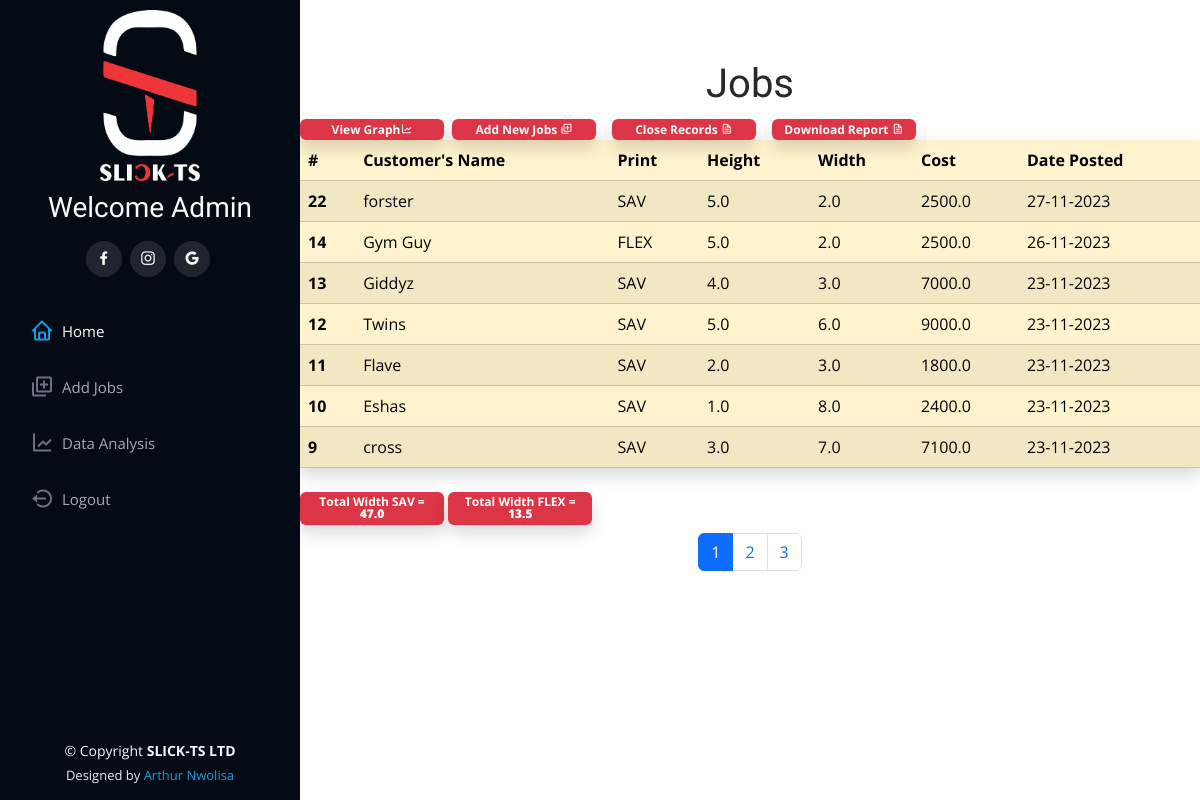
Before: /view_jobs/ (signed in) with the older database file.
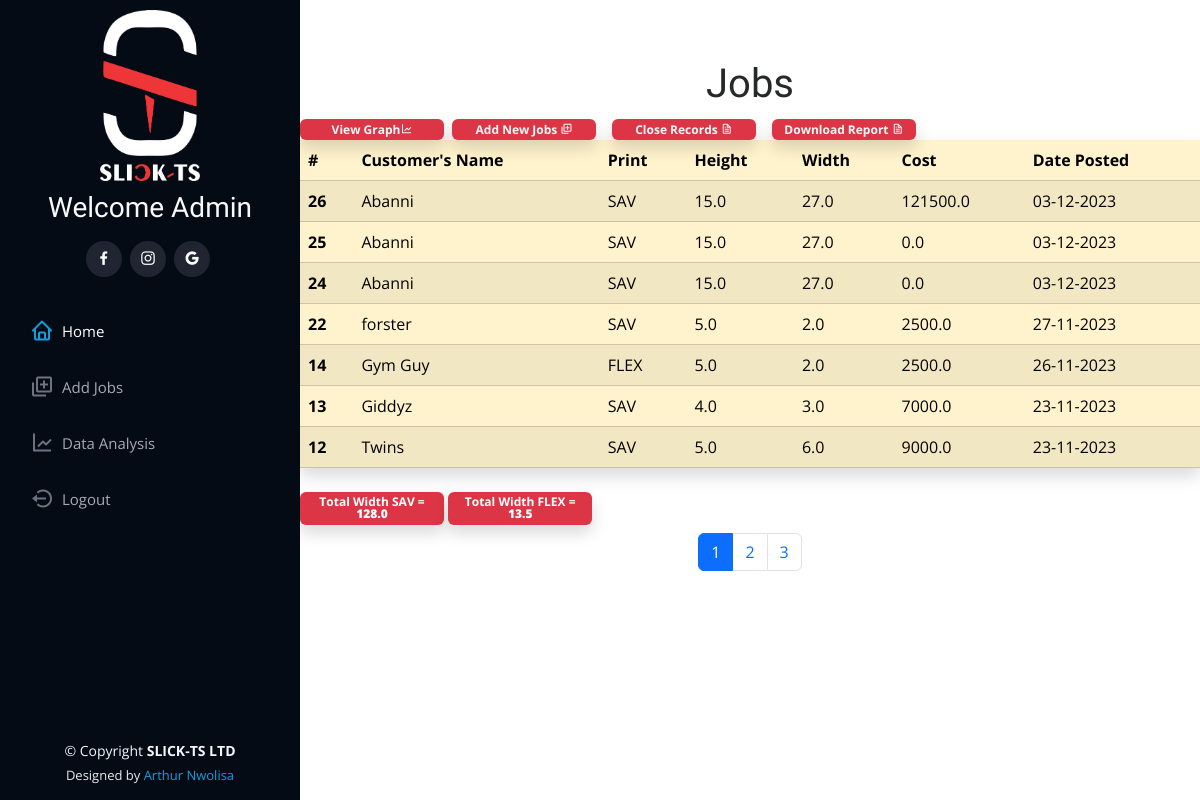
After: the same page with the newer database file.
### jobs/models.py (models this page shows, shortened)
class Jobs(models.Model):
    customer_name = models.CharField(max_length=50)
    print = models.ForeignKey(Prints, on_delete=models.CASCADE, related_name='prints')
    height = models.FloatField()
    width = models.FloatField()
    unit_price = models.FloatField(default=0, null=True, blank=True)
    cost = models.FloatField(null=True, blank=True)
    total_height = models.FloatField(null=True, blank=True)
    total_cost = models.FloatField(null=True, blank=True)
    date = models.DateTimeField(auto_now_add=True)

class Prints(models.Model):
    name = models.CharField(max_length=50)
    def __str__(self):
        return self.name

### jobs/views.py (the view)
# urls.py: path('view_jobs/', views.view_jobs, name='view_jobs'),
def view_jobs(request):
    month = 9
    print1 = Jobs.objects.all().order_by('-date')
    prnts = Jobs.objects.filter(date__lte=datetime.datetime.today(), date__gt=datetime.datetime.today()-datetime.timedelta(days=4)).values('date').annotate(count=Count('id'))
    trun = Jobs.objects.annotate(month=TruncMonth('date')).values('month',).annotate(c=Sum('width')).values('month', 'c', ).filter(print__name='SAV')
    flex = Jobs.objects.annotate(month=TruncMonth('date')).values('month',).annotate(f=Sum('width')).values('month', 'f').filter(print__name='FLEX')
    trt = Jobs.objects.filter(print__name='SAV').aggregate(cal=Sum('width'))
    sum_flex = Jobs.objects.filter(print__name='FLEX').aggregate(flex=Sum('width'))
    page = request.GET.get('page')
    num_of_items = 7
    paginator = Paginator(print1, num_of_items)
    try:
        print1 = paginator.page(page)
    except PageNotAnInteger:
        page = 1
        print1 = paginator.page(page)
    except EmptyPage:
        page = paginator.num_pages
        print1 = paginator.page(page)
    total_height = trt['cal']
    total_width_flex = sum_flex['flex']
    context = {
        'print1': print1,
        'trun': trun,
        'flex': flex,
        'paginator': paginator,
        'total_width_flex': total_width_flex,
        'total_height': total_height,
    }
    return render(request, 'jobs/view_jobs.html', context)

### jobs/templates/jobs/view_jobs.html (shortened to what this page needs)
{%extends 'jobs/base.html'%}
{%load crispy_forms_tags%}
{%block content%}
{%if request.user.is_authenticated%}
  <header id="header">
    <div class="d-flex flex-column">
      <div class="profile">
        <img src="/static/assets/img/SLICK-TS LOGO FOR PYTHON.png" alt="" class="img-fluid">
        <h3 class="text-center text-light">Welcome {{request.user.username|capfirst}}</h3>
        <div class="social-links mt-3 text-center">
           <a href="https://facebook.com/slickts" class="facebook"><i class="bx bxl-facebook"></i></a>
          <a href="https://instagram.com/slicktshirts" class="instagram"><i class="bx bxl-instagram"></i></a>
          <a href="https://maps.app.goo.gl/JXEzx77qv7nGNHN18" class="google-plus"><i class="bx bxl-google"></i></a>
        </div>
      </div>
      <nav id="navbar" class="nav-menu navbar">
        <ul>
          <li><a href="{%url 'index'%}" class="nav-link active"><i class="bx bx-home"></i> <span>Home</span></a></li>
         <li><a href="{%url 'work'%}" class="nav-link"><i class="bx bx-add-to-queue"></i> <span>Add Jobs</span></a></li>
         <li><a href="{%url 'graph'%}" class="nav-link"><i class="bx bx-line-chart"></i> <span>Data Analysis</span></a></li>
         <li><a href="{%url 'logout'%}" class="nav-link"><i class="bx bx-log-out-circle"></i> <span>Logout</span></a></li>
        </ul>
      </nav>
    </div>
  </header>
<div class="row">
    <section class="d-flex flex-column justify-content-center align-items-center">
      <div class="col-md-9 offset-md-3">
      <h1 class="text-center">Jobs</h1>
          <table class="table table-warning table-striped shadow">
  <thead>
    <tr>
      <th scope="col">#</th>
      <th scope="col">Customer's Name</th>
      <th scope="col">Print</th>
      <th scope="col">Height</th>
      <th scope="col">Width</th>
      <th scope="col">Cost</th>
      <th scope="col">Date Posted</th>
    </tr>
  </thead>
  <tbody>
  {%for row in print1%}
    <tr>
      <th scope="row">{{row.id}}</th>
      <td>{{row.customer_name}}</td>
      <td>{{row.print}}</td>
      <td>{{row.height}}</td>
      <td>{{row.width}}</td>
      <td>{{row.cost}}</td>
      <td>{{row.date|date:'d-m-Y'}}</td>
    </tr>
  {%endfor%}
  </tbody>
   <div class="badge bg-danger text-wrap shadow" style="width: 9rem;">
  <a href="{%url 'graph'%}" class="text-light">
    <span>View Graph</span><i class="bx bx-line-chart"></i></a>
</div>
<div class="badge bg-danger text-wrap shadow mx-2" style="width: 9rem;">
   <a href="{%url 'work'%}" class="text-light">Add New Jobs <i class="bx bx-add-to-queue"></i></a>
</div>
    <div class="badge bg-danger text-wrap shadow mx-2" style="width: 9rem;">
   <a href="{%url 'close_record'%}" class="text-light">Close Records <i class="bx bx-file"></i></a>
</div>
  <div class="badge bg-danger text-wrap shadow mx-2" style="width: 9rem;">
   <a href="{%url 'download_file'%}" class="text-light">Download Report <i class="bx bx-file"></i></a>
</div>
</table>
  <div class="badge bg-danger text-wrap shadow my-2" style="width: 9rem;">
 Total Width SAV = <b>{{total_height}}</b>
</div>
 <div class="badge bg-danger text-wrap shadow my-2" style="width: 9rem;">
 Total Width FLEX = <b>{{total_width_flex}}</b>
</div>
        <nav aria-label="Page navigation example">
  <ul class="pagination justify-content-center">
   {%for page in paginator.page_range%}
    {%if page == print1.number%}
    <li class="page-item active" aria-current="page">
      <span class="page-link">{{page}}</span>
    </li>
    {%else%}
    <li class="page-item"><a class="page-link" href="?page={{page}}">{{page}}</a></li>
    {%endif%}
    {%endfor%}
  </ul>
</nav>
      </div>
    </div>
  {%else%}
<h4 class="alert alert-danger my-3 mx-3">You have to login to access this page - <a href="{%url 'login'%}">Login</a></h4>
{%endif%}
{%endblock%}

### jobs/templates/jobs/base.html (shortened to what this page needs)
<!DOCTYPE html>
<html lang="en">
<head>
  <link href="/static/assets/vendor/aos/aos.css" rel="stylesheet">
  <link href="/static/assets/vendor/bootstrap/css/bootstrap.min.css" rel="stylesheet">
  <link href="/static/assets/vendor/bootstrap-icons/bootstrap-icons.css" rel="stylesheet">
  <link href="/static/assets/vendor/boxicons/css/boxicons.min.css" rel="stylesheet">
  <link href="/static/assets/vendor/glightbox/css/glightbox.min.css" rel="stylesheet">
  <link href="/static/assets/vendor/swiper/swiper-bundle.min.css" rel="stylesheet">
  <link href="/static/assets/css/style.css" rel="stylesheet">
</head>
<body>
{%block content%}{%endblock%}
  <footer id="footer">
    <div class="container">
      <div class="copyright">
        &copy; Copyright <strong><span>SLICK-TS LTD</span></strong>
      </div>
      <div class="credits">
        Designed by <a href="">Arthur Nwolisa</a>
      </div>
    </div>
  </footer>
</body>
</html>

### static/assets/css/style.css (style rules this page uses)
body { font-family: "Open Sans", sans-serif; color: #272829; }
a { color: #149ddd; text-decoration: none; }
h1, h2, h3, h4, h5, h6 { font-family: "Raleway", sans-serif; }
#header { position: fixed; top: 0; left: 0; bottom: 0; width: 300px; transition: all ease-in-out 0.5s; z-index: 9997; transition: all 0.5s; padding: 0 15px; background: #040b14; overflow-y: auto; }
#header .profile img { margin: 10px auto; display: block; width: 100px; border:#2c2f3f; }
#header .profile .social-links a { font-size: 18px; display: inline-block; background: #212431; color: #fff; line-height: 1; padding: 8px 0; margin-right: 4px; border-radius: 50%; text-align: center; width: 36px; height: 36px; transition: 0.3s; }
.container, .container-fluid { padding-left: 30px; padding-right: 30px; }
.nav-menu { padding: 30px 0 0 0; }
.nav-menu * { margin: 0; padding: 0; list-style: none; }
.nav-menu>ul>li { position: relative; white-space: nowrap; }
.nav-menu a, .nav-menu a:focus { display: flex; align-items: center; color: #a8a9b4; padding: 12px 15px; margin-bottom: 8px; transition: 0.3s; font-size: 15px; }
.nav-menu a i, .nav-menu a:focus i { font-size: 24px; padding-right: 8px; color: #6f7180; }
.nav-menu a:hover, .nav-menu .active, .nav-menu .active:focus, .nav-menu li:hover>a { text-decoration: none; color: #fff; }
.nav-menu a:hover i, .nav-menu .active i, .nav-menu .active:focus i, .nav-menu li:hover>a i { color: #149ddd; }
section { padding: 60px 0; overflow: hidden; }
#footer { padding: 15px; color: #f4f6fd; font-size: 14px; position: fixed; left: 0; bottom: 0; width: 300px; z-index: 9999; background: #040b14; }
#footer .copyright { text-align: center; }
#footer .credits { padding-top: 5px; text-align: center; font-size: 13px; color: #eaebf0; }

Changed rows visible on the page:
no longer on this page (row unchanged): Jobs: id "11", customer_name "Flave", print "SAV", height "2.0", width "3.0", cost "1800.0", date "23-11-2023"
no longer on this page (row unchanged): Jobs: id "10", customer_name "Eshas", print "SAV", height "1.0", width "8.0", cost "2400.0", date "23-11-2023"
no longer on this page (row unchanged): Jobs: id "9", customer_name "cross", print "SAV", height "3.0", width "7.0", cost "7100.0", date "23-11-2023"
added Jobs: id "26", customer_name "Abanni", print "SAV", height "15.0", width "27.0", cost "121500.0", date "03-12-2023"
added Jobs: id "25", customer_name "Abanni", print "SAV", height "15.0", width "27.0", cost "0.0", date "03-12-2023"
added Jobs: id "24", customer_name "Abanni", print "SAV", height "15.0", width "27.0", cost "0.0", date "03-12-2023"
Other visible differences:
{{ total_height }}: "47.0" → "128.0"
